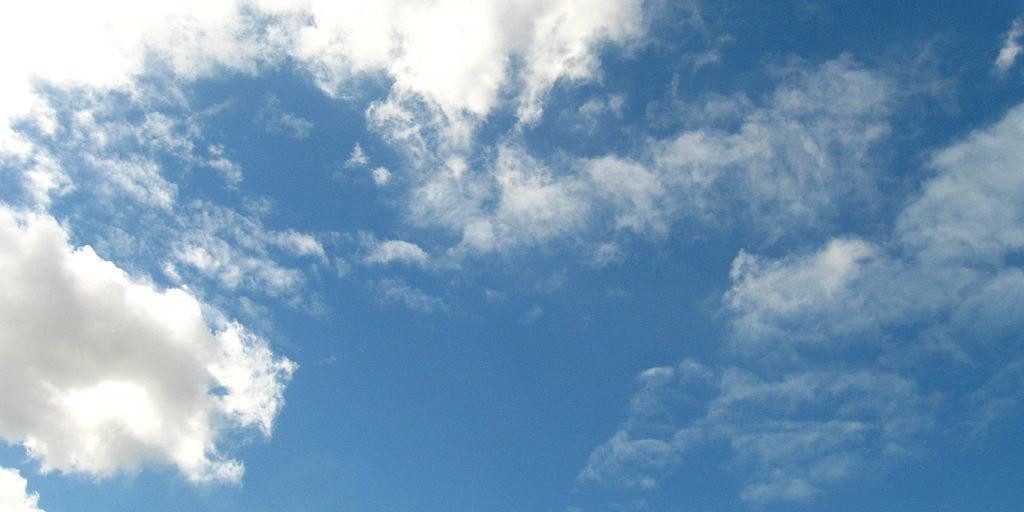
#> input picture sky1024px.jpg, 1024 x 512 px
$ python harr_test.py
#> lines starting #> are read from the running program, lines starting #| are printed output that depends on the picture
#> in to_float, `return np.power(np.asarray(img).astype(float) / 255, gamma)`:
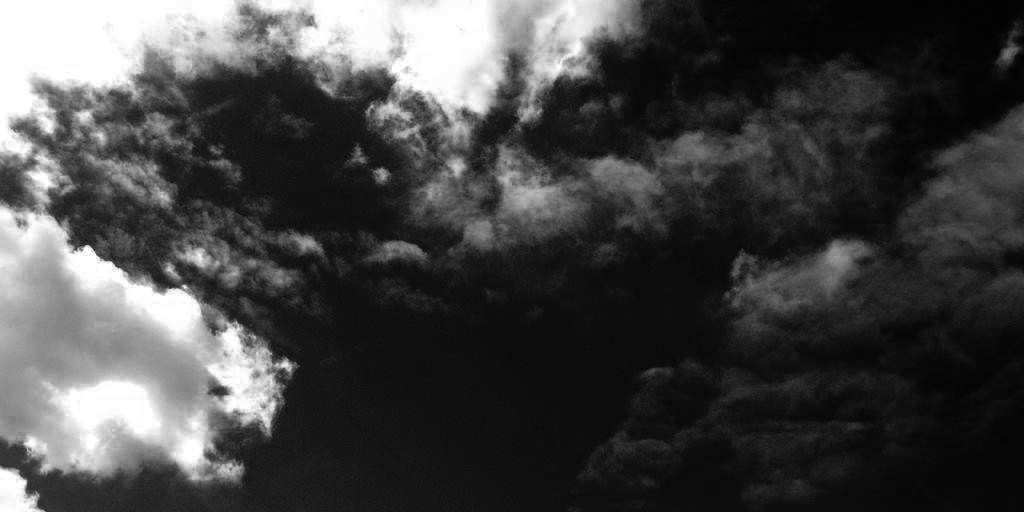
#> returned value: shape (512, 1024) float64; min 0.00902, max 1, mean 0.269
### harr.py
#!/usr/bin/env python
"""
Lossy image compression using the Haar Wavelet Transform.
"""
__author__ = 'Emil Mikulic <emikulic@gmail.com>'
import Image
import numpy as np

# --- haar-related code:

scale = np.sqrt(2.)

def haar(a):
  if len(a) == 1:
    return a.copy()
  assert len(a) % 2 == 0, "length needs to be even"
  mid = (a[0::2] + a[1::2]) / scale
  side = (a[0::2] - a[1::2]) / scale
  return np.hstack((haar(mid), side))

def ihaar(a):
  if len(a) == 1:
    return a.copy()
  assert len(a) % 2 == 0, "length needs to be even"
  mid = ihaar(a[0:len(a)/2]) * scale
  side = a[len(a)/2:] * scale
  out = np.zeros(len(a), dtype=float)
  out[0::2] = (mid + side) / 2.
  out[1::2] = (mid - side) / 2.
  return out

def haar_2d(img):
  h,w = img.shape
#> h = 512; w = 1024
  rows = np.zeros(img.shape, dtype=float)
  for y in range(h):
    rows[y] = haar(img[y])
#> this loop made 512 passes
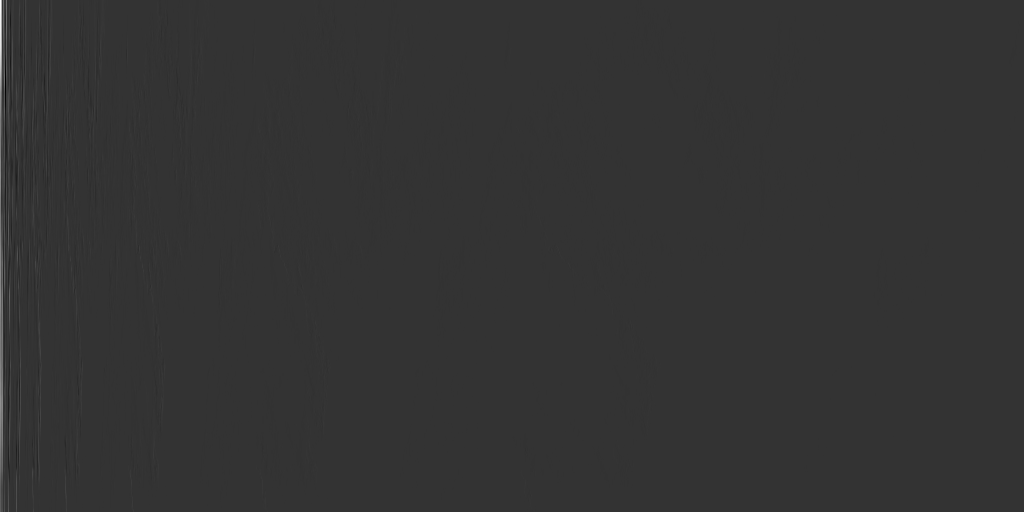
#> rows: shape (512, 1024) float64; min -4.78, max 19.02, mean 0.0238; drawn with min black and max white
  cols = np.zeros(img.shape, dtype=float)
  for x in range(w):
    cols[:,x] = haar(rows[:,x])
#> this loop made 1024 passes
#> call 3 of to_float, with gamma = 2.2
#> in to_float (call 3), `return np.power(np.asarray(img).astype(float) / 255, gamma)`:
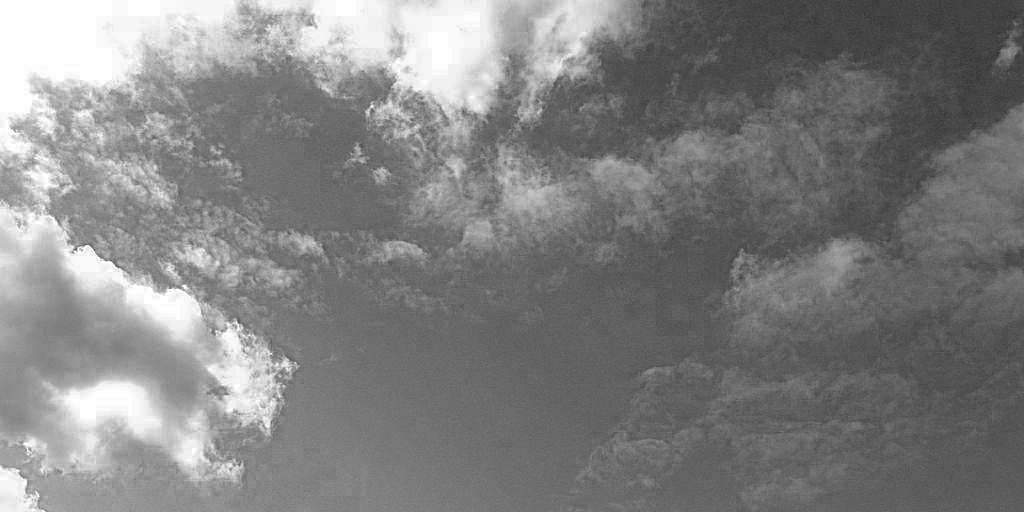
#> returned value: shape (512, 1024) float64; min 0.208, max 1, mean 0.507
#> after the loop in haar_2d (call 3), `for y in range(h):`:
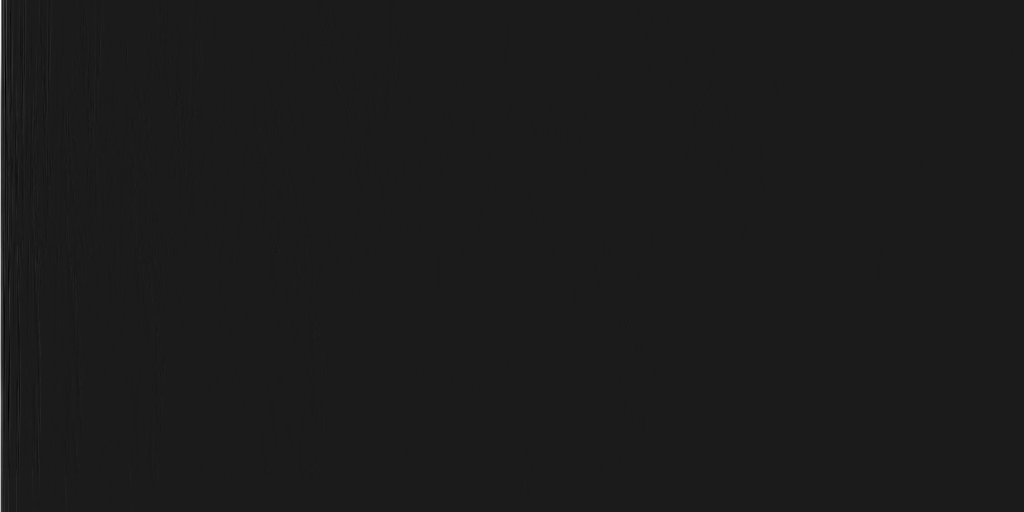
#> rows: shape (512, 1024) float64; min -2.58, max 21.57, mean 0; drawn with min black and max white
  return cols

def ihaar_2d(coeffs):
  h,w = coeffs.shape
  cols = np.zeros(coeffs.shape, dtype=float)
  for x in range(w):
    cols[:,x] = ihaar(coeffs[:,x])
  rows = np.zeros(coeffs.shape, dtype=float)
  for y in range(h):
    rows[y] = ihaar(cols[y])
#> after the loop in ihaar_2d (call 3), `for y in range(h):`:
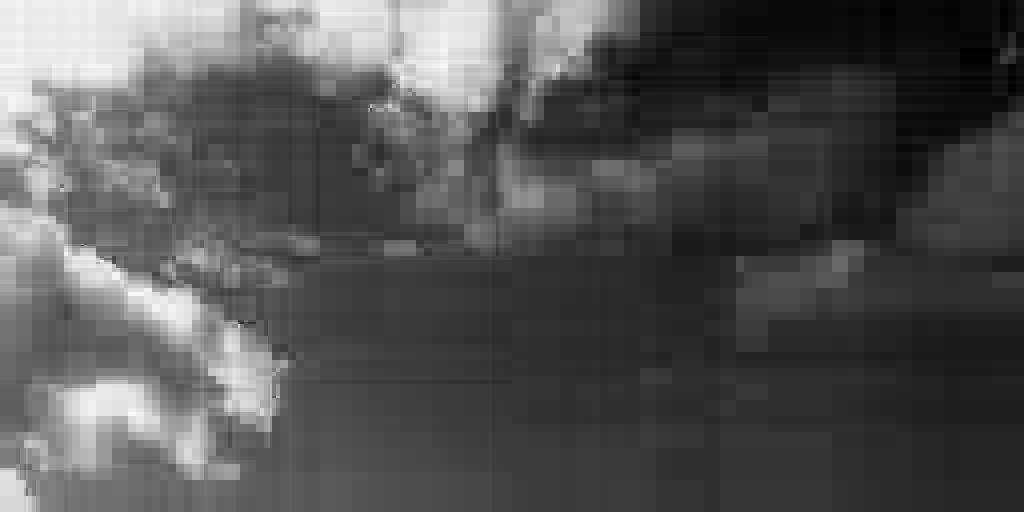
#> rows: shape (512, 1024) float64; min 0.236, max 1.06, mean 0.507; drawn with min black and max white
  return rows

def keep_ratio(a, ratio):
  """
  Keep only the strongest values.
  """
  magnitude = sorted(np.abs(a.flatten()))
  idx = int((len(magnitude) - 1) * (1. - ratio))
  return np.where(np.abs(a) > magnitude[idx], a, 0)

# --- graphics-related code:

def to_float(img, gamma=2.2):
  """
  Convert uint8 image to linear floating point values.
  """
  return np.power(np.asarray(img).astype(float) / 255, gamma)

def from_float(img, gamma=2.2):
  """
  Convert from floating point, doing gamma conversion and 0,255 saturation,
  into a byte array.
  """
#> called with gamma = 2.2
  out = np.power(img.astype(float), 1.0 / gamma)
  out = np.round(out * 255).clip(0, 255)
  return out.astype(np.uint8)
#> call 3 of from_float, with gamma = 2.2
#> in from_float (call 3), `out = np.round(out * 255).clip(0, 255)`:
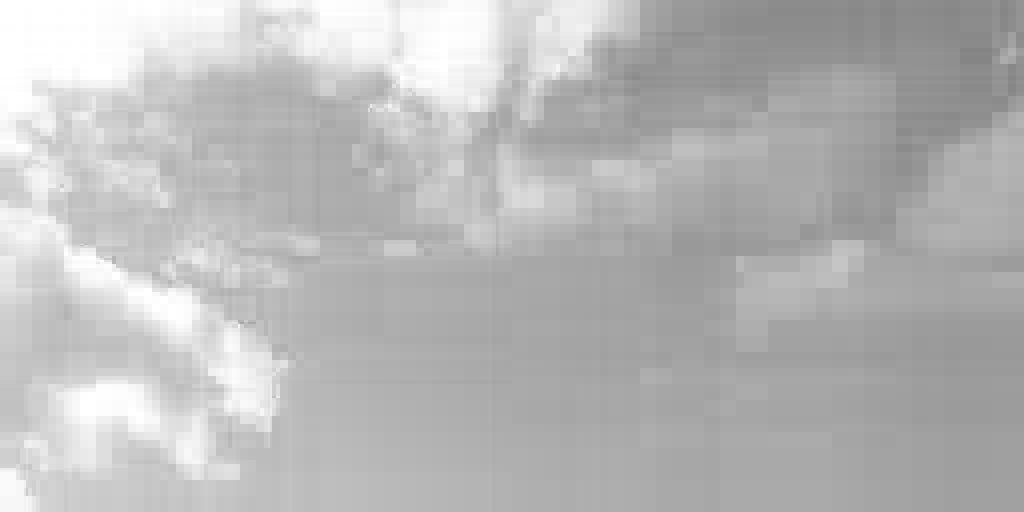
#> out: shape (512, 1024) float64; min 132, max 255, mean 184.5

# [14 lines left out: function bipolar, not called in this run]

def load(fn):
  return Image.open(fn).convert('RGB').split()

def save(fn, r, g, b):
#> called with fn = 'cat-output.png'
  assert r.dtype == np.uint8
  Image.merge('RGB', (Image.fromarray(r), Image.fromarray(g), Image.fromarray(b))).save(fn)
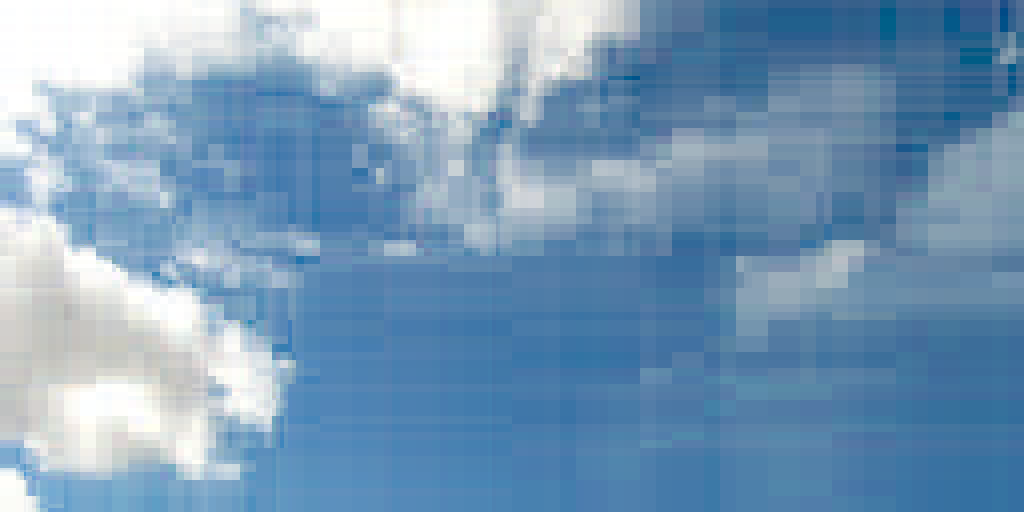
#> saved as cat-output.png: PIL image 1024x512 RGB; mean R, G, B 122.5, 155.8, 184.5
  print 'wrote', fn

### harr_test.py
from harr import *
import Image
import numpy as np

img = load('sky1024px.jpg')
rcoeffs = haar_2d(to_float(img[0]))
gcoeffs = haar_2d(to_float(img[1]))
bcoeffs = haar_2d(to_float(img[2]))
rstrong_coeffs = keep_ratio(rcoeffs, .0025)
gstrong_coeffs = keep_ratio(gcoeffs, .0025)
bstrong_coeffs = keep_ratio(bcoeffs, .0025)
rlossy = ihaar_2d(rstrong_coeffs)
glossy = ihaar_2d(gstrong_coeffs)
blossy = ihaar_2d(bstrong_coeffs)

save('cat-output.png', from_float(rlossy), from_float(glossy), from_float(blossy))
